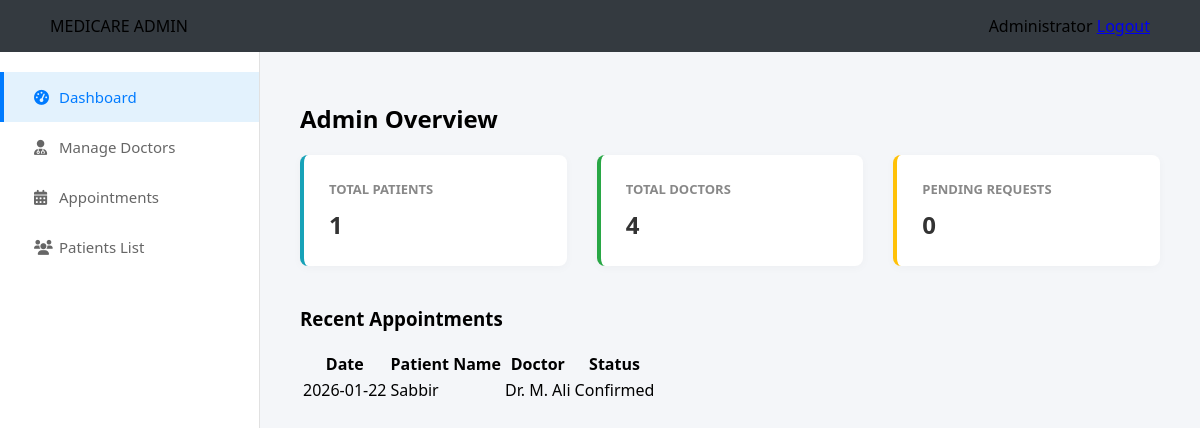
Page /php/admin_dashboard.php (signed in) on the committed database.
### tables this page shows
CREATE TABLE `appointments` (
  `id` int(11) NOT NULL,
  `user_id` int(11) DEFAULT NULL,
  `doctor_id` int(11) DEFAULT NULL,
  `appt_date` date DEFAULT NULL,
  `appt_time` varchar(20) DEFAULT NULL,
  `status` enum('Confirmed','Pending','Cancelled') DEFAULT 'Pending'
);

CREATE TABLE `users` (
  `id` int(11) NOT NULL,
  `full_name` varchar(100) DEFAULT NULL,
  `phone` varchar(20) NOT NULL,
  `password` varchar(255) NOT NULL,
  `blood_group` varchar(10) DEFAULT NULL,
  `gender` varchar(10) DEFAULT NULL,
  `dob` date DEFAULT NULL,
  `medical_history` text DEFAULT NULL,
  `role` enum('user','admin') DEFAULT 'user',
  `created_at` timestamp NOT NULL DEFAULT current_timestamp()
);

CREATE TABLE `doctors` (
  `id` int(11) NOT NULL,
  `name` varchar(100) DEFAULT NULL,
  `specialty` varchar(100) DEFAULT NULL,
  `qualification` varchar(100) DEFAULT NULL,
  `experience` varchar(50) DEFAULT NULL,
  `fee` decimal(10,2) DEFAULT NULL,
  `image` varchar(255) DEFAULT 'default_doc.png'
);

### php/admin_dashboard.php (the view, shortened to what this page needs)
<?php
include 'db_connect.php';
$patient_res = mysqli_query($conn, "SELECT COUNT(*) as total FROM users WHERE role='user'");
$total_patients = mysqli_fetch_assoc($patient_res)['total'];
$doc_res = mysqli_query($conn, "SELECT COUNT(*) as total FROM doctors");
$total_doctors = mysqli_fetch_assoc($doc_res)['total'];
$appt_res = mysqli_query($conn, "SELECT COUNT(*) as total FROM appointments WHERE status='Pending'");
$total_pending = mysqli_fetch_assoc($appt_res)['total'];
?>
<!DOCTYPE html>
<html>
<head>
     <link rel="stylesheet" href="../css/global.css">
    <link rel="stylesheet" href="../css/admin_dashboard.css">
    <link rel="stylesheet" href="https://cdnjs.cloudflare.com/ajax/libs/font-awesome/6.0.0/css/all.min.css">
</head>
<body>
    <div class="navbar" style="background-color: #343a40;"> <div class="brand">MEDICARE ADMIN</div>
        <div class="user-menu">
            <span>Administrator</span>
            <a href="logout.php">Logout</a>
        </div>
    </div>
    <div class="dashboard-container">
        <div class="sidebar">
            <a href="admin_dashboard.php" class="active"><i class="fa fa-tachometer-alt"></i> Dashboard</a>
            <a href="manage_doctors.php"><i class="fa fa-user-md"></i> Manage Doctors</a>
            <a href="admin_appointments.php"><i class="fa fa-calendar-alt"></i> Appointments</a>
            <a href="#"><i class="fa fa-users"></i> Patients List</a>
        </div>
        <div class="main-content">
            <h2>Admin Overview</h2>
            <div class="stats-row">
                <div class="stat-card" style="border-left-color: #17a2b8;">
                    <h3>TOTAL PATIENTS</h3>
                    <div class="stat-value"><?php echo $total_patients; ?></div>
                </div>
                <div class="stat-card" style="border-left-color: #28a745;">
                    <h3>TOTAL DOCTORS</h3>
                    <div class="stat-value"><?php echo $total_doctors; ?></div>
                </div>
                <div class="stat-card" style="border-left-color: #ffc107;">
                    <h3>PENDING REQUESTS</h3>
                    <div class="stat-value text-blue"><?php echo $total_pending; ?></div>
                </div>
            </div>
            <h3>Recent Appointments</h3>
            <div class="table-container">
                <table>
                    <thead>
                        <tr>
                            <th>Date</th>
                            <th>Patient Name</th>
                            <th>Doctor</th>
                            <th>Status</th>
                        </tr>
                    </thead>
                    <tbody>
                        <?php
                        $sql = "SELECT appointments.*, users.full_name as patient, doctors.name as doctor
                                FROM appointments
                                JOIN users ON appointments.user_id = users.id
                                JOIN doctors ON appointments.doctor_id = doctors.id
                                ORDER BY appointments.id DESC LIMIT 5";
                        $result = mysqli_query($conn, $sql);
                        while ($row = mysqli_fetch_assoc($result)) {
                            echo "<tr>";
                            echo "<td>{$row['appt_date']}</td>";
                            echo "<td>{$row['patient']}</td>";
                            echo "<td>{$row['doctor']}</td>";
                            echo "<td><span class='badge badge-{$row['status']}'>{$row['status']}</span></td>";
                            echo "</tr>";
                        }
                        ?>
                    </tbody>
                </table>
            </div>
        </div>
    </div>
</body>
</html>

### css/global.css (style rules this page uses)
* { box-sizing: border-box; }
body { margin: 0; font-family: 'Segoe UI', Tahoma, Geneva, Verdana, sans-serif; background-color: #f8f9fa; }
.navbar { background-color: #007bff; padding: 15px 50px; display: flex; justify-content: space-between; align-items: center; }

### css/admin_dashboard.css (style rules this page uses)
.dashboard-container { display: flex; height: calc(100vh - 60px); }
.sidebar { width: 260px; background: white; border-right: 1px solid #e1e1e1; padding-top: 20px; flex-shrink: 0; }
.sidebar a { display: flex; align-items: center; padding: 15px 30px; color: #666; text-decoration: none; font-size: 15px; transition: 0.2s; border-left: 4px solid transparent; }
.sidebar a.active { background-color: #e3f2fd; color: #007bff; border-left: 4px solid #007bff; font-weight: 500; }
.sidebar i { width: 25px; }
.main-content { flex: 1; padding: 30px 40px; background-color: #f4f6f9; overflow-y: auto; }
.stats-row { display: flex; gap: 30px; margin-bottom: 40px; flex-wrap: wrap; }
.stat-card { flex: 1; min-width: 200px; background: white; padding: 25px; border-radius: 8px; box-shadow: 0 2px 10px rgba(0,0,0,0.03); border-left: 4px solid #17a2b8; }
.stat-card h3 { margin: 0 0 10px 0; font-size: 13px; color: #888; text-transform: uppercase; font-weight: bold; }
.stat-card .stat-value { font-size: 24px; font-weight: bold; color: #333; }

### rows in the picture
appointments: appt_date "2026-01-22", user.full_name "Sabbir", doctor.name "Dr. M. Ali", status "Confirmed"

### other values in the picture
$total_patients "1"
$total_doctors "4"
$total_pending "0"
